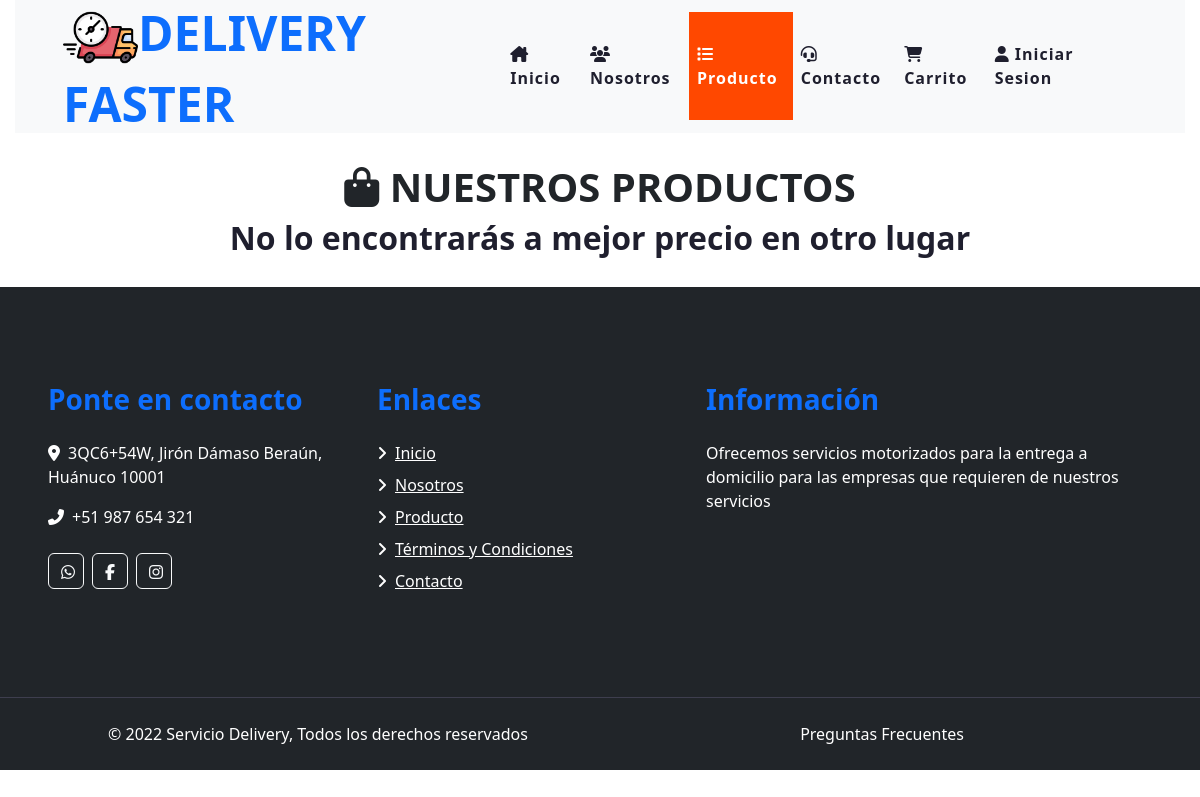
Page /producto.php on the earlier database version.
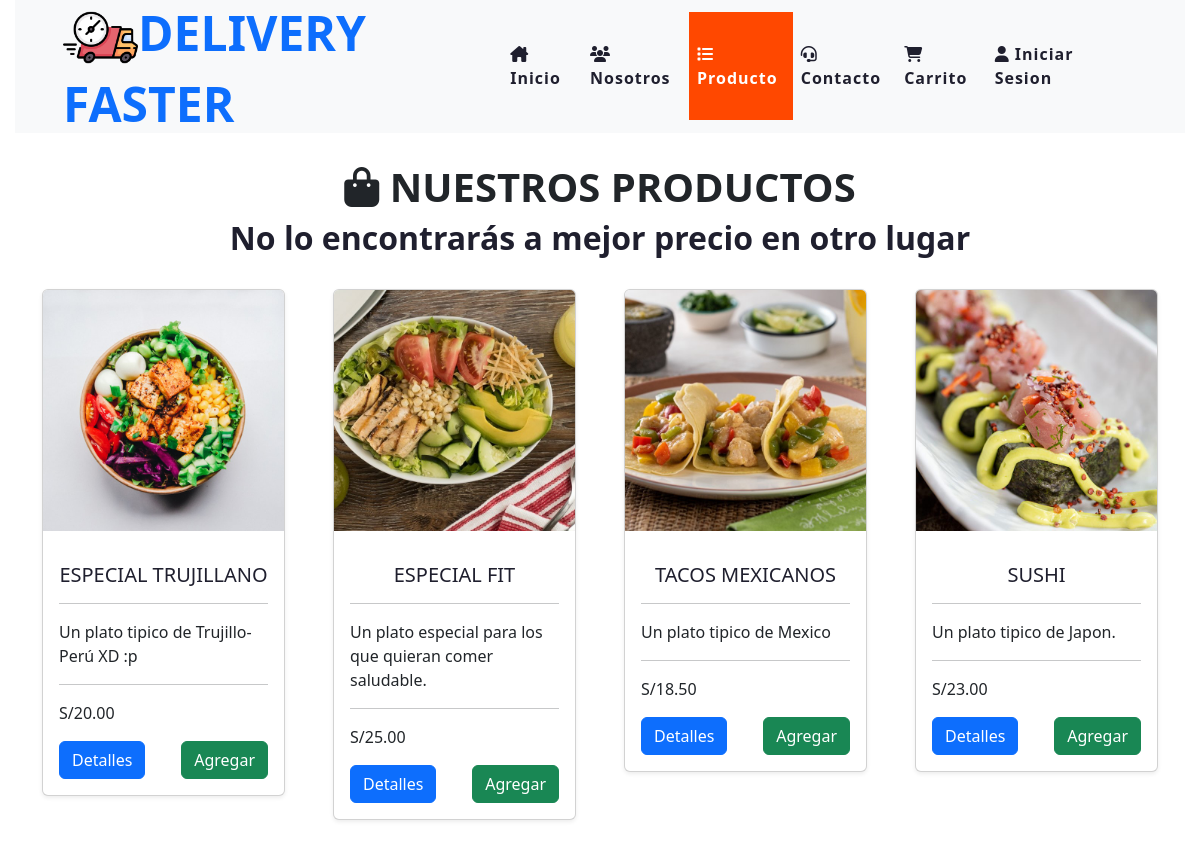
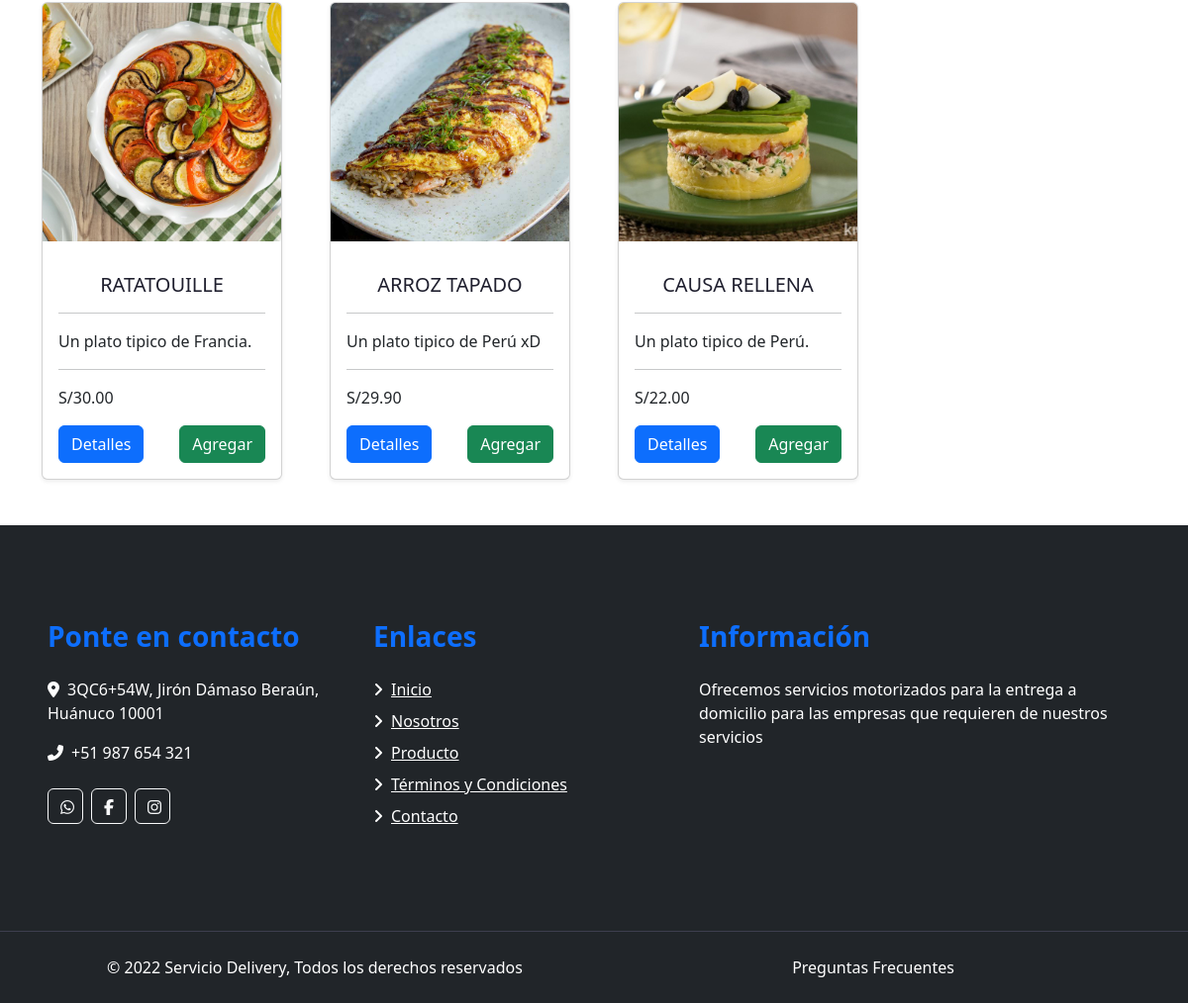
Same page on the later database version (2 pictures, top to bottom).
### tables this page shows
CREATE TABLE `productos` (
  `id_prod` int(11) NOT NULL,
  `nombre_prod` varchar(150) NOT NULL,
  `descripcion_prod` varchar(100) DEFAULT NULL,
  `precioUnidad_prod` decimal(10,2) NOT NULL,
  `stock_prod` int(11) DEFAULT NULL,
  `foto_prod` varchar(150) NOT NULL,
  `categoria_prod` int(11) NOT NULL,
  `estado_prod` int(1) NOT NULL
);

### producto.php (the view, shortened to what this page needs)
<?php $active_navbar=3;include "header.php" ?>
    <main style="padding:30px 0;">
        <div class="container">
            <div class="text-center pb-2">
                    <h6 class="text-dark text-uppercase font-weight-bold fs-1"><i class="fa-solid fa-bag-shopping"></i> Nuestros productos</h6>
                    <h1 class="mb-4 fs-2">No lo encontrarás a mejor precio en otro lugar</h1>
            </div>
            <div class="row row-cols-1 row-cols-sm-2 row-cols-sm-3 row-cols-sm-4 g-5">
                <?php
                include "conexiondb.php";
                $producto = "SELECT * FROM productos";
                $datos = mysqli_query($db, $producto);
                foreach($datos as $base){
                    ?>
                    <div class="col">
                        <form action="" method="POST">
                            <div class="card shadow-sm">
                                <figure class="block-4 image">
                                    <img class="card-img-top" src="img/<?php echo $base['foto_prod'];?>"></a>
                                </figure>
                                <div class="card-body">
                                    <div class="text-center">
                                        <h5 class="card-title text-uppercase"> <?php echo $base['nombre_prod']; ?></h5><hr>
                                    </div>
                                    <p class="card-text "><?php echo $base['descripcion_prod']; ?></p><hr>
                                    <p class="card-text"> <?php  echo MONEDA . number_format($base['precioUnidad_prod'], 2, '.', ',');?></p>
                                    <div class="d-flex justify-content-between align-items-center">
                                        <div class="btn-group">
                                            <a href="detalle_prod.php?id_prod=<?php echo $base['id_prod'];?> &token=<?php echo hash_hmac('sha1', $base['id_prod'], KEY_TOKEN); ?>" class="btn btn-primary"><i class="bi bi-ticket-detailed-fill"></i> Detalles</a>
                                        </div>
                                            <a href="carrito.php" class="btn btn-success"><i class="bi bi-bag-fill"></i> Agregar</a>
                                    </div>
                                </div>
                            </div>
                        </form>
                    </div>
                <?php  } ?>
            </div>
        </div>
    </main>
<?php include "footer.php" ?>

### header.php (shortened to what this page needs)
<!DOCTYPE html>
<html lang="es">
<head>
    <link rel="stylesheet" href="style.css">
    <link href="css/style.css" rel="stylesheet" >
    <link href="https://cdn.jsdelivr.net/npm/bootstrap@5.2.0-beta1/dist/css/bootstrap.min.css" rel="stylesheet">
</head>
<body>
    <header class="container mw-100">
        <div class="row">
            <div class="container-fluid p-0">
                <div class="col-12 col-md-12 mw-100">
                    <nav class="navbar navbar-expand-md bg-light navbar-light py-3 py-lg-0 px-lg-5">
                        <h1 class="m-0 display-5 text-uppercase text-primary"><img src="img/fast.png" width="75px">DELIVERY FASTER</h1>
                        <div class="collapse navbar-collapse justify-content-between px-lg-3" id="navbarCollapse">
                            <div class="navbar-nav m-auto py-0">
                                <a href="index.php" class="nav-item nav-link <?php if($active_navbar==1){echo "active";} ?>"><i class="fa-solid fa-house-chimney"></i> Inicio</a>
                                <a href="nosotros.php" class="nav-item nav-link <?php if($active_navbar==2){echo "active";} ?>"><i class="fa-solid fa-users"></i> Nosotros</a>
                                <a href="producto.php" class="nav-item nav-link <?php if($active_navbar==3){echo "active";} ?>"><i class="fa-solid fa-list"></i> Producto</a>
                                <a href="contacto.php" class="nav-item nav-link <?php if($active_navbar==4){echo "active";} ?>"><i class="fa-solid fa-headset"></i> Contacto</a>
                                <a href="carrito.php" class="nav-item nav-link <?php if($active_navbar==5){echo "active";} ?>"><i class="fa-solid fa-cart-shopping"></i> Carrito</a>
                                <div class="dropdown" data-bs-target="#login">
                                    <a class="nav-item nav-link dropdown" id="navbarDropdown" role="button" data-bs-toggle="dropdown" aria-expanded="false" data-bs-auto-close="outside">
                                    <i class="fa-solid fa-user"></i> Iniciar Sesion</a>
                                </div>
                            </div>
                        </div>
                    </nav>
                </div>
            </div>
        </div>
    </header>

### footer.php (shortened to what this page needs)
<div class="container-fluid bg-dark text-white mt-3 py-5 px-sm-3 px-md-5">
        <div class="row pt-5">
            <div class="col-lg-7 col-md-6">
                <div class="row">
                    <div class="col-md-6 mb-5">
                        <h3 class="text-primary mb-4">Ponte en contacto</h3>
                        <p><i class="fa fa-map-marker-alt mr-2"></i>3QC6+54W, Jirón Dámaso Beraún, Huánuco 10001</p>
                        <p><i class="fa fa-phone-alt mr-2"></i>+51 987 654 321</p>
                        <div class="d-flex justify-content-start mt-4">
                            <a class="btn btn-outline-light btn-social mr-2"><i class="fab fa-whatsapp"></i></a>
                            <a class="btn btn-outline-light btn-social mr-2"><i class="fab fa-facebook-f"></i></a>
                            <a class="btn btn-outline-light btn-social"><i class="fab fa-instagram"></i></a>
                        </div>
                    </div>
                    <div class="col-md-6 mb-5">
                        <h3 class="text-primary mb-4">Enlaces</h3>
                        <div class="d-flex flex-column justify-content-start">
                            <a class="text-white mb-2" href="index.php"><i class="fa fa-angle-right mr-2"></i>Inicio</a>
                            <a class="text-white mb-2" href="nosotros.php"><i class="fa fa-angle-right mr-2"></i>Nosotros</a>
                            <a class="text-white mb-2" href="producto.php"><i class="fa fa-angle-right mr-2"></i>Producto</a>
                            <a class="text-white mb-2" href="ter_con.php"><i class="fa fa-angle-right mr-2"></i>Términos y Condiciones</a>
                            <a class="text-white mb-2" href="contacto.php"><i class="fa fa-angle-right mr-2"></i>Contacto</a>
                        </div>
                    </div>
                </div>
            </div>
            <div class="col-lg-5 col-md-6 mb-5">
                <h3 class="text-primary mb-4">Información</h3>
                <p>Ofrecemos servicios motorizados para la entrega a domicilio para las empresas que requieren de nuestros servicios</p>
            </div>
        </div>
    </div>
    <div class="container-fluid bg-dark text-white border-top py-4 px-sm-3 px-md-5" style="border-color: #3E3E4E !important;">
        <div class="row">
            <div class="col-lg-6 text-center text-md-left mb-3 mb-md-0">
                <p class="m-0 text-white">&copy; 2022 Servicio Delivery, Todos los derechos reservados</p>
            </div>
            <div class="col-lg-6 text-center text-md-right">
                <ul class="nav d-inline-flex">
                    <li class="nav-item">
                        <a class="nav-link text-white py-0" href="preg_fre.php">Preguntas Frecuentes</a>
                    </li>
                </ul>
            </div>
        </div>
    </div>
</body>
</html>

Differences in the rows shown:
added productos: foto_prod (picture), nombre_prod "ESPECIAL TRUJILLANO", descripcion_prod "Un plato tipico de Trujillo-Perú XD :p", precioUnidad_prod "20.00"
added productos: foto_prod (picture), nombre_prod "ESPECIAL FIT", descripcion_prod "Un plato especial para los que quieran comer saludable.", precioUnidad_prod "25.00"
added productos: foto_prod (picture), nombre_prod "TACOS MEXICANOS", descripcion_prod "Un plato tipico de Mexico", precioUnidad_prod "18.50"
added productos: foto_prod (picture), nombre_prod "SUSHI", descripcion_prod "Un plato tipico de Japon.", precioUnidad_prod "23.00"
added productos: foto_prod (picture), nombre_prod "RATATOUILLE", descripcion_prod "Un plato tipico de Francia.", precioUnidad_prod "30.00"
added productos: foto_prod (picture), nombre_prod "ARROZ TAPADO", descripcion_prod "Un plato tipico de Perú xD", precioUnidad_prod "29.90"
added productos: foto_prod (picture), nombre_prod "CAUSA RELLENA", descripcion_prod "Un plato tipico de Perú.", precioUnidad_prod "22.00"
